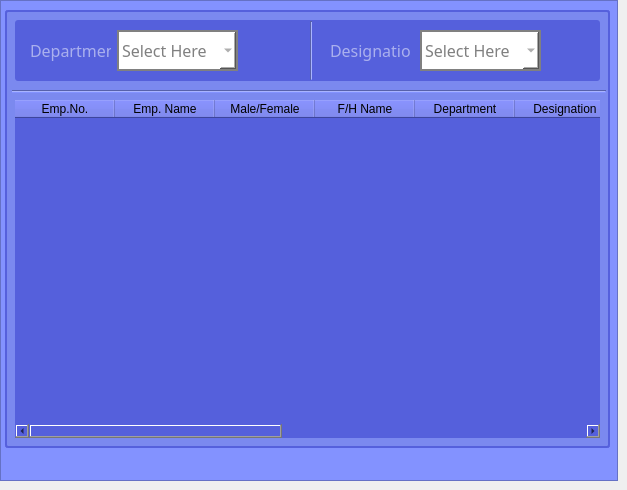
        <widget class="QWidget" name="tab_4">
         <property name="styleSheet">
          <string notr="true"/>
         </property>
         <attribute name="title">
          <string>Remove Multiple Employees</string>
         </attribute>
         <widget class="QFrame" name="frame_13">
          <property name="geometry">
           <rect>
            <x>0</x>
            <y>0</y>
            <width>618</width>
            <height>481</height>
           </rect>
          </property>
          <property name="styleSheet">
           <string notr="true">background-color: rgb(131, 146, 255);</string>
          </property>
          <property name="frameShape">
           <enum>QFrame::StyledPanel</enum>
          </property>
          <property name="frameShadow">
           <enum>QFrame::Raised</enum>
          </property>
          <widget class="QLabel" name="label_172">
           <property name="geometry">
            <rect>
             <x>5</x>
             <y>10</y>
             <width>605</width>
             <height>438</height>
            </rect>
           </property>
           <property name="styleSheet">
            <string notr="true">background-color: rgb(240, 240, 241);
background-color: rgb(237, 238, 240);
background-color: rgb(123, 137, 239);
border-radius: 3px;
border: 2px solid rgb(85, 96, 220);
</string>
           </property>
           <property name="text">
            <string/>
           </property>
          </widget>
          <widget class="QLabel" name="label_173">
           <property name="geometry">
            <rect>
             <x>15</x>
             <y>20</y>
             <width>585</width>
             <height>61</height>
            </rect>
           </property>
           <property name="styleSheet">
            <string notr="true">background-color: rgb(213, 213, 213);
background-color: rgb(245, 113, 80);
background-color: rgb(85, 96, 220);
border-radius: 3px;
</string>
           </property>
           <property name="text">
            <string/>
           </property>
          </widget>
          <widget class="Line" name="line_9">
           <property name="geometry">
            <rect>
             <x>12</x>
             <y>90</y>
             <width>594</width>
             <height>3</height>
            </rect>
           </property>
           <property name="orientation">
            <enum>Qt::Horizontal</enum>
           </property>
          </widget>
          <widget class="QComboBox" name="state_option_32">
           <property name="geometry">
            <rect>
             <x>420</x>
             <y>30</y>
             <width>121</width>
             <height>41</height>
            </rect>
           </property>
           <property name="font">
            <font>
             <family>Mongolian Baiti</family>
             <pointsize>12</pointsize>
             <weight>50</weight>
             <bold>false</bold>
             <underline>false</underline>
             <stylestrategy>PreferDefault</stylestrategy>
            </font>
           </property>
           <property name="focusPolicy">
            <enum>Qt::WheelFocus</enum>
           </property>
           <property name="contextMenuPolicy">
            <enum>Qt::DefaultContextMenu</enum>
           </property>
           <property name="autoFillBackground">
            <bool>false</bool>
           </property>
           <property name="styleSheet">
            <string notr="true">color: grey;
background-color: rgb(255, 255, 255);
border: 2px solid grey;
selection-color: rgb(255, 255, 255);
selection-background-color: rgb(14, 14, 14);
</string>
           </property>
           <property name="editable">
            <bool>false</bool>
           </property>
           <item>
            <property name="text">
             <string>Select Here</string>
            </property>
           </item>
          </widget>
          <widget class="QComboBox" name="state_option_33">
           <property name="geometry">
            <rect>
             <x>117</x>
             <y>30</y>
             <width>121</width>
             <height>41</height>
            </rect>
           </property>
           <property name="font">
            <font>
             <family>Mongolian Baiti</family>
             <pointsize>12</pointsize>
             <weight>50</weight>
             <bold>false</bold>
             <underline>false</underline>
             <stylestrategy>PreferDefault</stylestrategy>
            </font>
           </property>
           <property name="focusPolicy">
            <enum>Qt::WheelFocus</enum>
           </property>
           <property name="contextMenuPolicy">
            <enum>Qt::DefaultContextMenu</enum>
           </property>
           <property name="autoFillBackground">
            <bool>false</bool>
           </property>
           <property name="styleSheet">
            <string notr="true">color: grey;
background-color: rgb(255, 255, 255);
border: 2px solid grey;
selection-color: rgb(255, 255, 255);
selection-background-color: rgb(14, 14, 14);</string>
           </property>
           <property name="editable">
            <bool>false</bool>
           </property>
           <item>
            <property name="text">
             <string>Select Here</string>
            </property>
           </item>
          </widget>
          <widget class="QLabel" name="label_193">
           <property name="geometry">
            <rect>
             <x>330</x>
             <y>30</y>
             <width>81</width>
             <height>40</height>
            </rect>
           </property>
           <property name="font">
            <font>
             <family>Mongolian Baiti</family>
             <pointsize>12</pointsize>
            </font>
           </property>
           <property name="styleSheet">
            <string notr="true">border: none;
background-color: none;
color: rgb(170, 176, 238);
</string>
           </property>
           <property name="text">
            <string>Designation</string>
           </property>
          </widget>
          <widget class="QLabel" name="label_194">
           <property name="geometry">
            <rect>
             <x>30</x>
             <y>30</y>
             <width>81</width>
             <height>40</height>
            </rect>
           </property>
           <property name="font">
            <font>
             <family>Mongolian Baiti</family>
             <pointsize>12</pointsize>
            </font>
           </property>
           <property name="styleSheet">
            <string notr="true">border: none;
background-color: none;
color: rgb(170, 176, 238);
</string>
           </property>
           <property name="text">
            <string>Department</string>
           </property>
          </widget>
          <widget class="QPushButton" name="pushButton_19">
           <property name="geometry">
            <rect>
             <x>250</x>
             <y>30</y>
             <width>40</width>
             <height>40</height>
            </rect>
           </property>
           <property name="styleSheet">
            <string notr="true">QPushButton{
background-color: none;
border:none;
}

QPushButton:pressed{
	padding-right: 2px;
	padding-top: 3px;
}

</string>
           </property>
           <property name="text">
            <string/>
           </property>
           <property name="icon">
            <iconset resource="main_res.qrc">
             <normaloff>:/images/search_img.png</normaloff>:/images/search_img.png</iconset>
           </property>
           <property name="iconSize">
            <size>
             <width>30</width>
             <height>30</height>
            </size>
           </property>
          </widget>
          <widget class="QPushButton" name="pushButton_20">
           <property name="geometry">
            <rect>
             <x>550</x>
             <y>30</y>
             <width>40</width>
             <height>40</height>
            </rect>
           </property>
           <property name="styleSheet">
            <string notr="true">QPushButton{
background-color: none;
border:none;
}

QPushButton:pressed{
	padding-right: 2px;
	padding-top: 3px;
}

</string>
           </property>
           <property name="text">
            <string/>
           </property>
           <property name="icon">
            <iconset resource="main_res.qrc">
             <normaloff>:/images/search_img.png</normaloff>:/images/search_img.png</iconset>
           </property>
           <property name="iconSize">
            <size>
             <width>30</width>
             <height>30</height>
            </size>
           </property>
          </widget>
          <widget class="Line" name="line_10">
           <property name="geometry">
            <rect>
             <x>310</x>
             <y>21</y>
             <width>2</width>
             <height>59</height>
            </rect>
           </property>
           <property name="orientation">
            <enum>Qt::Vertical</enum>
           </property>
          </widget>
          <widget class="QFrame" name="frame_23">
           <property name="geometry">
            <rect>
             <x>15</x>
             <y>100</y>
             <width>585</width>
             <height>338</height>
            </rect>
           </property>
           <property name="minimumSize">
            <size>
             <width>0</width>
             <height>200</height>
            </size>
           </property>
           <property name="styleSheet">
            <string notr="true">
background-color: rgb(85, 96, 220);</string>
           </property>
           <property name="frameShape">
            <enum>QFrame::StyledPanel</enum>
           </property>
           <property name="frameShadow">
            <enum>QFrame::Raised</enum>
           </property>
           <widget class="QTableWidget" name="tableWidget_3">
            <property name="geometry">
             <rect>
              <x>0</x>
              <y>0</y>
              <width>585</width>
              <height>338</height>
             </rect>
            </property>
            <property name="styleSheet">
             <string notr="true">border-radius: 3px;
background-color: rgb(85, 96, 220);</string>
            </property>
            <column>
             <property name="text">
              <string>Emp.No.</string>
             </property>
            </column>
            <column>
             <property name="text">
              <string>Emp. Name</string>
             </property>
            </column>
            <column>
             <property name="text">
              <string>Male/Female</string>
             </property>
            </column>
            <column>
             <property name="text">
              <string>F/H Name</string>
             </property>
            </column>
            <column>
             <property name="text">
              <string>Department</string>
             </property>
            </column>
            <column>
             <property name="text">
              <string>Designation</string>
             </property>
            </column>
            <column>
             <property name="text">
              <string>Joining Date</string>
             </property>
            </column>
            <column>
             <property name="text">
              <string>Paying Status</string>
             </property>
            </column>
            <column>
             <property name="text">
              <string>Removal Date</string>
             </property>
            </column>
            <column>
             <property name="text">
              <string>Removal Reason</string>
             </property>
            </column>
            <column>
             <property name="text">
              <string>Delete</string>
             </property>
            </column>
           </widget>
          </widget>
         </widget>
        </widget>
